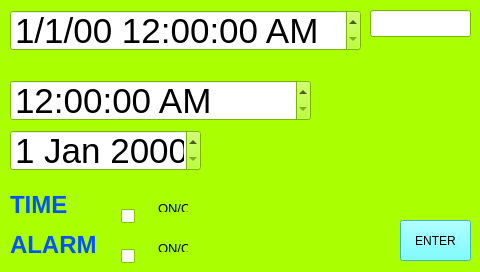
<?xml version="1.0" encoding="UTF-8"?>
<ui version="4.0">
 <class>dataConfigClass</class>
 <widget class="QDialog" name="dataConfigClass">
  <property name="geometry">
   <rect>
    <x>0</x>
    <y>0</y>
    <width>480</width>
    <height>272</height>
   </rect>
  </property>
  <property name="palette">
   <palette>
    <active>
     <colorrole role="WindowText">
      <brush brushstyle="SolidPattern">
       <color alpha="255">
        <red>0</red>
        <green>0</green>
        <blue>0</blue>
       </color>
      </brush>
     </colorrole>
     <colorrole role="Button">
      <brush brushstyle="SolidPattern">
       <color alpha="255">
        <red>170</red>
        <green>255</green>
        <blue>0</blue>
       </color>
      </brush>
     </colorrole>
     <colorrole role="Light">
      <brush brushstyle="SolidPattern">
       <color alpha="255">
        <red>213</red>
        <green>255</green>
        <blue>127</blue>
       </color>
      </brush>
     </colorrole>
     <colorrole role="Midlight">
      <brush brushstyle="SolidPattern">
       <color alpha="255">
        <red>191</red>
        <green>255</green>
        <blue>63</blue>
       </color>
      </brush>
     </colorrole>
     <colorrole role="Dark">
      <brush brushstyle="SolidPattern">
       <color alpha="255">
        <red>85</red>
        <green>127</green>
        <blue>0</blue>
       </color>
      </brush>
     </colorrole>
     <colorrole role="Mid">
      <brush brushstyle="SolidPattern">
       <color alpha="255">
        <red>113</red>
        <green>170</green>
        <blue>0</blue>
       </color>
      </brush>
     </colorrole>
     <colorrole role="Text">
      <brush brushstyle="SolidPattern">
       <color alpha="255">
        <red>0</red>
        <green>0</green>
        <blue>0</blue>
       </color>
      </brush>
     </colorrole>
     <colorrole role="BrightText">
      <brush brushstyle="SolidPattern">
       <color alpha="255">
        <red>255</red>
        <green>255</green>
        <blue>255</blue>
       </color>
      </brush>
     </colorrole>
     <colorrole role="ButtonText">
      <brush brushstyle="SolidPattern">
       <color alpha="255">
        <red>0</red>
        <green>0</green>
        <blue>0</blue>
       </color>
      </brush>
     </colorrole>
     <colorrole role="Base">
      <brush brushstyle="SolidPattern">
       <color alpha="255">
        <red>255</red>
        <green>255</green>
        <blue>255</blue>
       </color>
      </brush>
     </colorrole>
     <colorrole role="Window">
      <brush brushstyle="SolidPattern">
       <color alpha="255">
        <red>170</red>
        <green>255</green>
        <blue>0</blue>
       </color>
      </brush>
     </colorrole>
     <colorrole role="Shadow">
      <brush brushstyle="SolidPattern">
       <color alpha="255">
        <red>0</red>
        <green>0</green>
        <blue>0</blue>
       </color>
      </brush>
     </colorrole>
     <colorrole role="AlternateBase">
      <brush brushstyle="SolidPattern">
       <color alpha="255">
        <red>212</red>
        <green>255</green>
        <blue>127</blue>
       </color>
      </brush>
     </colorrole>
     <colorrole role="ToolTipBase">
      <brush brushstyle="SolidPattern">
       <color alpha="255">
        <red>255</red>
        <green>255</green>
        <blue>220</blue>
       </color>
      </brush>
     </colorrole>
     <colorrole role="ToolTipText">
      <brush brushstyle="SolidPattern">
       <color alpha="255">
        <red>0</red>
        <green>0</green>
        <blue>0</blue>
       </color>
      </brush>
     </colorrole>
    </active>
    <inactive>
     <colorrole role="WindowText">
      <brush brushstyle="SolidPattern">
       <color alpha="255">
        <red>0</red>
        <green>0</green>
        <blue>0</blue>
       </color>
      </brush>
     </colorrole>
     <colorrole role="Button">
      <brush brushstyle="SolidPattern">
       <color alpha="255">
        <red>170</red>
        <green>255</green>
        <blue>0</blue>
       </color>
      </brush>
     </colorrole>
     <colorrole role="Light">
      <brush brushstyle="SolidPattern">
       <color alpha="255">
        <red>213</red>
        <green>255</green>
        <blue>127</blue>
       </color>
      </brush>
     </colorrole>
     <colorrole role="Midlight">
      <brush brushstyle="SolidPattern">
       <color alpha="255">
        <red>191</red>
        <green>255</green>
        <blue>63</blue>
       </color>
      </brush>
     </colorrole>
     <colorrole role="Dark">
      <brush brushstyle="SolidPattern">
       <color alpha="255">
        <red>85</red>
        <green>127</green>
        <blue>0</blue>
       </color>
      </brush>
     </colorrole>
     <colorrole role="Mid">
      <brush brushstyle="SolidPattern">
       <color alpha="255">
        <red>113</red>
        <green>170</green>
        <blue>0</blue>
       </color>
      </brush>
     </colorrole>
     <colorrole role="Text">
      <brush brushstyle="SolidPattern">
       <color alpha="255">
        <red>0</red>
        <green>0</green>
        <blue>0</blue>
       </color>
      </brush>
     </colorrole>
     <colorrole role="BrightText">
      <brush brushstyle="SolidPattern">
       <color alpha="255">
        <red>255</red>
        <green>255</green>
        <blue>255</blue>
       </color>
      </brush>
     </colorrole>
     <colorrole role="ButtonText">
      <brush brushstyle="SolidPattern">
       <color alpha="255">
        <red>0</red>
        <green>0</green>
        <blue>0</blue>
       </color>
      </brush>
     </colorrole>
     <colorrole role="Base">
      <brush brushstyle="SolidPattern">
       <color alpha="255">
        <red>255</red>
        <green>255</green>
        <blue>255</blue>
       </color>
      </brush>
     </colorrole>
     <colorrole role="Window">
      <brush brushstyle="SolidPattern">
       <color alpha="255">
        <red>170</red>
        <green>255</green>
        <blue>0</blue>
       </color>
      </brush>
     </colorrole>
     <colorrole role="Shadow">
      <brush brushstyle="SolidPattern">
       <color alpha="255">
        <red>0</red>
        <green>0</green>
        <blue>0</blue>
       </color>
      </brush>
     </colorrole>
     <colorrole role="AlternateBase">
      <brush brushstyle="SolidPattern">
       <color alpha="255">
        <red>212</red>
        <green>255</green>
        <blue>127</blue>
       </color>
      </brush>
     </colorrole>
     <colorrole role="ToolTipBase">
      <brush brushstyle="SolidPattern">
       <color alpha="255">
        <red>255</red>
        <green>255</green>
        <blue>220</blue>
       </color>
      </brush>
     </colorrole>
     <colorrole role="ToolTipText">
      <brush brushstyle="SolidPattern">
       <color alpha="255">
        <red>0</red>
        <green>0</green>
        <blue>0</blue>
       </color>
      </brush>
     </colorrole>
    </inactive>
    <disabled>
     <colorrole role="WindowText">
      <brush brushstyle="SolidPattern">
       <color alpha="255">
        <red>85</red>
        <green>127</green>
        <blue>0</blue>
       </color>
      </brush>
     </colorrole>
     <colorrole role="Button">
      <brush brushstyle="SolidPattern">
       <color alpha="255">
        <red>170</red>
        <green>255</green>
        <blue>0</blue>
       </color>
      </brush>
     </colorrole>
     <colorrole role="Light">
      <brush brushstyle="SolidPattern">
       <color alpha="255">
        <red>213</red>
        <green>255</green>
        <blue>127</blue>
       </color>
      </brush>
     </colorrole>
     <colorrole role="Midlight">
      <brush brushstyle="SolidPattern">
       <color alpha="255">
        <red>191</red>
        <green>255</green>
        <blue>63</blue>
       </color>
      </brush>
     </colorrole>
     <colorrole role="Dark">
      <brush brushstyle="SolidPattern">
       <color alpha="255">
        <red>85</red>
        <green>127</green>
        <blue>0</blue>
       </color>
      </brush>
     </colorrole>
     <colorrole role="Mid">
      <brush brushstyle="SolidPattern">
       <color alpha="255">
        <red>113</red>
        <green>170</green>
        <blue>0</blue>
       </color>
      </brush>
     </colorrole>
     <colorrole role="Text">
      <brush brushstyle="SolidPattern">
       <color alpha="255">
        <red>85</red>
        <green>127</green>
        <blue>0</blue>
       </color>
      </brush>
     </colorrole>
     <colorrole role="BrightText">
      <brush brushstyle="SolidPattern">
       <color alpha="255">
        <red>255</red>
        <green>255</green>
        <blue>255</blue>
       </color>
      </brush>
     </colorrole>
     <colorrole role="ButtonText">
      <brush brushstyle="SolidPattern">
       <color alpha="255">
        <red>85</red>
        <green>127</green>
        <blue>0</blue>
       </color>
      </brush>
     </colorrole>
     <colorrole role="Base">
      <brush brushstyle="SolidPattern">
       <color alpha="255">
        <red>170</red>
        <green>255</green>
        <blue>0</blue>
       </color>
      </brush>
     </colorrole>
     <colorrole role="Window">
      <brush brushstyle="SolidPattern">
       <color alpha="255">
        <red>170</red>
        <green>255</green>
        <blue>0</blue>
       </color>
      </brush>
     </colorrole>
     <colorrole role="Shadow">
      <brush brushstyle="SolidPattern">
       <color alpha="255">
        <red>0</red>
        <green>0</green>
        <blue>0</blue>
       </color>
      </brush>
     </colorrole>
     <colorrole role="AlternateBase">
      <brush brushstyle="SolidPattern">
       <color alpha="255">
        <red>170</red>
        <green>255</green>
        <blue>0</blue>
       </color>
      </brush>
     </colorrole>
     <colorrole role="ToolTipBase">
      <brush brushstyle="SolidPattern">
       <color alpha="255">
        <red>255</red>
        <green>255</green>
        <blue>220</blue>
       </color>
      </brush>
     </colorrole>
     <colorrole role="ToolTipText">
      <brush brushstyle="SolidPattern">
       <color alpha="255">
        <red>0</red>
        <green>0</green>
        <blue>0</blue>
       </color>
      </brush>
     </colorrole>
    </disabled>
   </palette>
  </property>
  <property name="windowTitle">
   <string>dataConfig</string>
  </property>
  <widget class="QDateTimeEdit" name="datacfClockSpinBox">
   <property name="geometry">
    <rect>
     <x>10</x>
     <y>10</y>
     <width>351</width>
     <height>41</height>
    </rect>
   </property>
   <property name="font">
    <font>
     <pointsize>26</pointsize>
     <italic>false</italic>
    </font>
   </property>
   <property name="focusPolicy">
    <enum>Qt::TabFocus</enum>
   </property>
   <property name="accelerated">
    <bool>false</bool>
   </property>
   <property name="displayFormat">
    <string>M/d/yy h:mm:ss AP</string>
   </property>
  </widget>
  <widget class="QTimeEdit" name="datacfTimeSpinBox">
   <property name="geometry">
    <rect>
     <x>10</x>
     <y>80</y>
     <width>301</width>
     <height>41</height>
    </rect>
   </property>
   <property name="font">
    <font>
     <pointsize>26</pointsize>
     <italic>false</italic>
    </font>
   </property>
   <property name="focusPolicy">
    <enum>Qt::TabFocus</enum>
   </property>
   <property name="accelerated">
    <bool>false</bool>
   </property>
   <property name="displayFormat">
    <string>h:mm:ss AP</string>
   </property>
  </widget>
  <widget class="QDateEdit" name="datacfDateSpinBox">
   <property name="geometry">
    <rect>
     <x>10</x>
     <y>130</y>
     <width>191</width>
     <height>41</height>
    </rect>
   </property>
   <property name="font">
    <font>
     <pointsize>26</pointsize>
     <italic>false</italic>
    </font>
   </property>
   <property name="focusPolicy">
    <enum>Qt::TabFocus</enum>
   </property>
   <property name="accelerated">
    <bool>false</bool>
   </property>
  </widget>
  <widget class="QWidget" name="layoutWidget_2">
   <property name="geometry">
    <rect>
     <x>110</x>
     <y>230</y>
     <width>89</width>
     <height>33</height>
    </rect>
   </property>
   <layout class="QGridLayout" name="gridLayout_2">
    <item row="0" column="0">
     <widget class="QCheckBox" name="dataconfigAlarmCheckBox">
      <property name="minimumSize">
       <size>
        <width>31</width>
        <height>31</height>
       </size>
      </property>
      <property name="font">
       <font>
        <pointsize>12</pointsize>
       </font>
      </property>
      <property name="acceptDrops">
       <bool>false</bool>
      </property>
      <property name="text">
       <string/>
      </property>
     </widget>
    </item>
    <item row="0" column="1">
     <widget class="QLabel" name="dataconfigOnOffAlarmLabel">
      <property name="text">
       <string>&lt;!DOCTYPE HTML PUBLIC &quot;-//W3C//DTD HTML 4.0//EN&quot; &quot;http://www.w3.org/TR/REC-html40/strict.dtd&quot;&gt;
&lt;html&gt;&lt;head&gt;&lt;meta name=&quot;qrichtext&quot; content=&quot;1&quot; /&gt;&lt;style type=&quot;text/css&quot;&gt;
p, li { white-space: pre-wrap; }
&lt;/style&gt;&lt;/head&gt;&lt;body style=&quot; font-family:'MS Shell Dlg 2'; font-size:8.25pt; font-weight:400; font-style:normal;&quot;&gt;
&lt;p style=&quot; margin-top:0px; margin-bottom:0px; margin-left:0px; margin-right:0px; -qt-block-indent:0; text-indent:0px;&quot;&gt;&lt;span style=&quot; font-size:10pt; text-decoration: underline;&quot;&gt;ON/OFF&lt;/span&gt;&lt;/p&gt;&lt;/body&gt;&lt;/html&gt;</string>
      </property>
     </widget>
    </item>
   </layout>
  </widget>
  <widget class="QLabel" name="dataconfigAlarmLabel">
   <property name="geometry">
    <rect>
     <x>10</x>
     <y>230</y>
     <width>91</width>
     <height>31</height>
    </rect>
   </property>
   <property name="lineWidth">
    <number>4</number>
   </property>
   <property name="text">
    <string>&lt;!DOCTYPE HTML PUBLIC &quot;-//W3C//DTD HTML 4.0//EN&quot; &quot;http://www.w3.org/TR/REC-html40/strict.dtd&quot;&gt;
&lt;html&gt;&lt;head&gt;&lt;meta name=&quot;qrichtext&quot; content=&quot;1&quot; /&gt;&lt;style type=&quot;text/css&quot;&gt;
p, li { white-space: pre-wrap; }
&lt;/style&gt;&lt;/head&gt;&lt;body style=&quot; font-family:'Ubuntu'; font-size:11pt; font-weight:400; font-style:normal;&quot;&gt;
&lt;table border=&quot;0&quot; style=&quot;-qt-table-type: root; margin-top:4px; margin-bottom:4px; margin-left:4px; margin-right:4px;&quot;&gt;
&lt;tr&gt;
&lt;td style=&quot;border: none;&quot;&gt;
&lt;p style=&quot; margin-top:0px; margin-bottom:0px; margin-left:0px; margin-right:0px; -qt-block-indent:0; text-indent:0px;&quot;&gt;&lt;span style=&quot; font-size:18pt; font-weight:600; color:#0055ff;&quot;&gt;ALARM&lt;/span&gt;&lt;/p&gt;&lt;/td&gt;&lt;/tr&gt;&lt;/table&gt;&lt;/body&gt;&lt;/html&gt;</string>
   </property>
   <property name="indent">
    <number>-4</number>
   </property>
  </widget>
  <widget class="QWidget" name="layoutWidget_3">
   <property name="geometry">
    <rect>
     <x>110</x>
     <y>190</y>
     <width>89</width>
     <height>33</height>
    </rect>
   </property>
   <layout class="QGridLayout" name="gridLayout_3">
    <item row="0" column="0">
     <widget class="QCheckBox" name="dataconfigTimeCheckBox">
      <property name="minimumSize">
       <size>
        <width>31</width>
        <height>31</height>
       </size>
      </property>
      <property name="font">
       <font>
        <pointsize>12</pointsize>
       </font>
      </property>
      <property name="acceptDrops">
       <bool>false</bool>
      </property>
      <property name="text">
       <string/>
      </property>
     </widget>
    </item>
    <item row="0" column="1">
     <widget class="QLabel" name="dataconfigTimeonoffLabel">
      <property name="text">
       <string>&lt;!DOCTYPE HTML PUBLIC &quot;-//W3C//DTD HTML 4.0//EN&quot; &quot;http://www.w3.org/TR/REC-html40/strict.dtd&quot;&gt;
&lt;html&gt;&lt;head&gt;&lt;meta name=&quot;qrichtext&quot; content=&quot;1&quot; /&gt;&lt;style type=&quot;text/css&quot;&gt;
p, li { white-space: pre-wrap; }
&lt;/style&gt;&lt;/head&gt;&lt;body style=&quot; font-family:'MS Shell Dlg 2'; font-size:8.25pt; font-weight:400; font-style:normal;&quot;&gt;
&lt;p style=&quot; margin-top:0px; margin-bottom:0px; margin-left:0px; margin-right:0px; -qt-block-indent:0; text-indent:0px;&quot;&gt;&lt;span style=&quot; font-size:10pt; text-decoration: underline;&quot;&gt;ON/OFF&lt;/span&gt;&lt;/p&gt;&lt;/body&gt;&lt;/html&gt;</string>
      </property>
     </widget>
    </item>
   </layout>
  </widget>
  <widget class="QLabel" name="dataconfigTimelabel">
   <property name="geometry">
    <rect>
     <x>10</x>
     <y>190</y>
     <width>61</width>
     <height>31</height>
    </rect>
   </property>
   <property name="lineWidth">
    <number>4</number>
   </property>
   <property name="text">
    <string>&lt;!DOCTYPE HTML PUBLIC &quot;-//W3C//DTD HTML 4.0//EN&quot; &quot;http://www.w3.org/TR/REC-html40/strict.dtd&quot;&gt;
&lt;html&gt;&lt;head&gt;&lt;meta name=&quot;qrichtext&quot; content=&quot;1&quot; /&gt;&lt;style type=&quot;text/css&quot;&gt;
p, li { white-space: pre-wrap; }
&lt;/style&gt;&lt;/head&gt;&lt;body style=&quot; font-family:'Ubuntu'; font-size:11pt; font-weight:400; font-style:normal;&quot;&gt;
&lt;table border=&quot;0&quot; style=&quot;-qt-table-type: root; margin-top:4px; margin-bottom:4px; margin-left:4px; margin-right:4px;&quot;&gt;
&lt;tr&gt;
&lt;td style=&quot;border: none;&quot;&gt;
&lt;p style=&quot; margin-top:0px; margin-bottom:0px; margin-left:0px; margin-right:0px; -qt-block-indent:0; text-indent:0px;&quot;&gt;&lt;span style=&quot; font-size:18pt; font-weight:600; color:#0055ff;&quot;&gt;TIME&lt;/span&gt;&lt;/p&gt;&lt;/td&gt;&lt;/tr&gt;&lt;/table&gt;&lt;/body&gt;&lt;/html&gt;</string>
   </property>
   <property name="indent">
    <number>-4</number>
   </property>
  </widget>
  <widget class="QLineEdit" name="busyLineEdit">
   <property name="geometry">
    <rect>
     <x>370</x>
     <y>10</y>
     <width>101</width>
     <height>27</height>
    </rect>
   </property>
   <property name="font">
    <font>
     <weight>75</weight>
     <bold>true</bold>
    </font>
   </property>
  </widget>
  <widget class="QToolButton" name="dlEnterButton">
   <property name="geometry">
    <rect>
     <x>400</x>
     <y>220</y>
     <width>71</width>
     <height>41</height>
    </rect>
   </property>
   <property name="minimumSize">
    <size>
     <width>41</width>
     <height>41</height>
    </size>
   </property>
   <property name="palette">
    <palette>
     <active>
      <colorrole role="WindowText">
       <brush brushstyle="SolidPattern">
        <color alpha="255">
         <red>0</red>
         <green>0</green>
         <blue>0</blue>
        </color>
       </brush>
      </colorrole>
      <colorrole role="Button">
       <brush brushstyle="SolidPattern">
        <color alpha="255">
         <red>85</red>
         <green>255</green>
         <blue>255</blue>
        </color>
       </brush>
      </colorrole>
      <colorrole role="Light">
       <brush brushstyle="SolidPattern">
        <color alpha="255">
         <red>213</red>
         <green>255</green>
         <blue>255</blue>
        </color>
       </brush>
      </colorrole>
      <colorrole role="Midlight">
       <brush brushstyle="SolidPattern">
        <color alpha="255">
         <red>149</red>
         <green>255</green>
         <blue>255</blue>
        </color>
       </brush>
      </colorrole>
      <colorrole role="Dark">
       <brush brushstyle="SolidPattern">
        <color alpha="255">
         <red>42</red>
         <green>127</green>
         <blue>127</blue>
        </color>
       </brush>
      </colorrole>
      <colorrole role="Mid">
       <brush brushstyle="SolidPattern">
        <color alpha="255">
         <red>56</red>
         <green>170</green>
         <blue>170</blue>
        </color>
       </brush>
      </colorrole>
      <colorrole role="Text">
       <brush brushstyle="SolidPattern">
        <color alpha="255">
         <red>255</red>
         <green>255</green>
         <blue>255</blue>
        </color>
       </brush>
      </colorrole>
      <colorrole role="BrightText">
       <brush brushstyle="SolidPattern">
        <color alpha="255">
         <red>255</red>
         <green>255</green>
         <blue>255</blue>
        </color>
       </brush>
      </colorrole>
      <colorrole role="ButtonText">
       <brush brushstyle="SolidPattern">
        <color alpha="255">
         <red>0</red>
         <green>0</green>
         <blue>0</blue>
        </color>
       </brush>
      </colorrole>
      <colorrole role="Base">
       <brush brushstyle="SolidPattern">
        <color alpha="255">
         <red>255</red>
         <green>255</green>
         <blue>255</blue>
        </color>
       </brush>
      </colorrole>
      <colorrole role="Window">
       <brush brushstyle="SolidPattern">
        <color alpha="255">
         <red>85</red>
         <green>255</green>
         <blue>255</blue>
        </color>
       </brush>
      </colorrole>
      <colorrole role="Shadow">
       <brush brushstyle="SolidPattern">
        <color alpha="255">
         <red>0</red>
         <green>0</green>
         <blue>0</blue>
        </color>
       </brush>
      </colorrole>
      <colorrole role="AlternateBase">
       <brush brushstyle="SolidPattern">
        <color alpha="255">
         <red>170</red>
         <green>255</green>
         <blue>255</blue>
        </color>
       </brush>
      </colorrole>
      <colorrole role="ToolTipBase">
       <brush brushstyle="SolidPattern">
        <color alpha="255">
         <red>255</red>
         <green>255</green>
         <blue>220</blue>
        </color>
       </brush>
      </colorrole>
      <colorrole role="ToolTipText">
       <brush brushstyle="SolidPattern">
        <color alpha="255">
         <red>0</red>
         <green>0</green>
         <blue>0</blue>
        </color>
       </brush>
      </colorrole>
     </active>
     <inactive>
      <colorrole role="WindowText">
       <brush brushstyle="SolidPattern">
        <color alpha="255">
         <red>0</red>
         <green>0</green>
         <blue>0</blue>
        </color>
       </brush>
      </colorrole>
      <colorrole role="Button">
       <brush brushstyle="SolidPattern">
        <color alpha="255">
         <red>85</red>
         <green>255</green>
         <blue>255</blue>
        </color>
       </brush>
      </colorrole>
      <colorrole role="Light">
       <brush brushstyle="SolidPattern">
        <color alpha="255">
         <red>213</red>
         <green>255</green>
         <blue>255</blue>
        </color>
       </brush>
      </colorrole>
      <colorrole role="Midlight">
       <brush brushstyle="SolidPattern">
        <color alpha="255">
         <red>149</red>
         <green>255</green>
         <blue>255</blue>
        </color>
       </brush>
      </colorrole>
      <colorrole role="Dark">
       <brush brushstyle="SolidPattern">
        <color alpha="255">
         <red>42</red>
         <green>127</green>
         <blue>127</blue>
        </color>
       </brush>
      </colorrole>
      <colorrole role="Mid">
       <brush brushstyle="SolidPattern">
        <color alpha="255">
         <red>56</red>
         <green>170</green>
         <blue>170</blue>
        </color>
       </brush>
      </colorrole>
      <colorrole role="Text">
       <brush brushstyle="SolidPattern">
        <color alpha="255">
         <red>255</red>
         <green>255</green>
         <blue>255</blue>
        </color>
       </brush>
      </colorrole>
      <colorrole role="BrightText">
       <brush brushstyle="SolidPattern">
        <color alpha="255">
         <red>255</red>
         <green>255</green>
         <blue>255</blue>
        </color>
       </brush>
      </colorrole>
      <colorrole role="ButtonText">
       <brush brushstyle="SolidPattern">
        <color alpha="255">
         <red>0</red>
         <green>0</green>
         <blue>0</blue>
        </color>
       </brush>
      </colorrole>
      <colorrole role="Base">
       <brush brushstyle="SolidPattern">
        <color alpha="255">
         <red>255</red>
         <green>255</green>
         <blue>255</blue>
        </color>
       </brush>
      </colorrole>
      <colorrole role="Window">
       <brush brushstyle="SolidPattern">
        <color alpha="255">
         <red>85</red>
         <green>255</green>
         <blue>255</blue>
        </color>
       </brush>
      </colorrole>
      <colorrole role="Shadow">
       <brush brushstyle="SolidPattern">
        <color alpha="255">
         <red>0</red>
         <green>0</green>
         <blue>0</blue>
        </color>
       </brush>
      </colorrole>
      <colorrole role="AlternateBase">
       <brush brushstyle="SolidPattern">
        <color alpha="255">
         <red>170</red>
         <green>255</green>
         <blue>255</blue>
        </color>
       </brush>
      </colorrole>
      <colorrole role="ToolTipBase">
       <brush brushstyle="SolidPattern">
        <color alpha="255">
         <red>255</red>
         <green>255</green>
         <blue>220</blue>
        </color>
       </brush>
      </colorrole>
      <colorrole role="ToolTipText">
       <brush brushstyle="SolidPattern">
        <color alpha="255">
         <red>0</red>
         <green>0</green>
         <blue>0</blue>
        </color>
       </brush>
      </colorrole>
     </inactive>
     <disabled>
      <colorrole role="WindowText">
       <brush brushstyle="SolidPattern">
        <color alpha="255">
         <red>42</red>
         <green>127</green>
         <blue>127</blue>
        </color>
       </brush>
      </colorrole>
      <colorrole role="Button">
       <brush brushstyle="SolidPattern">
        <color alpha="255">
         <red>85</red>
         <green>255</green>
         <blue>255</blue>
        </color>
       </brush>
      </colorrole>
      <colorrole role="Light">
       <brush brushstyle="SolidPattern">
        <color alpha="255">
         <red>213</red>
         <green>255</green>
         <blue>255</blue>
        </color>
       </brush>
      </colorrole>
      <colorrole role="Midlight">
       <brush brushstyle="SolidPattern">
        <color alpha="255">
         <red>149</red>
         <green>255</green>
         <blue>255</blue>
        </color>
       </brush>
      </colorrole>
      <colorrole role="Dark">
       <brush brushstyle="SolidPattern">
        <color alpha="255">
         <red>42</red>
         <green>127</green>
         <blue>127</blue>
        </color>
       </brush>
      </colorrole>
      <colorrole role="Mid">
       <brush brushstyle="SolidPattern">
        <color alpha="255">
         <red>56</red>
         <green>170</green>
         <blue>170</blue>
        </color>
       </brush>
      </colorrole>
      <colorrole role="Text">
       <brush brushstyle="SolidPattern">
        <color alpha="255">
         <red>42</red>
         <green>127</green>
         <blue>127</blue>
        </color>
       </brush>
      </colorrole>
      <colorrole role="BrightText">
       <brush brushstyle="SolidPattern">
        <color alpha="255">
         <red>255</red>
         <green>255</green>
         <blue>255</blue>
        </color>
       </brush>
      </colorrole>
      <colorrole role="ButtonText">
       <brush brushstyle="SolidPattern">
        <color alpha="255">
         <red>42</red>
         <green>127</green>
         <blue>127</blue>
        </color>
       </brush>
      </colorrole>
      <colorrole role="Base">
       <brush brushstyle="SolidPattern">
        <color alpha="255">
         <red>85</red>
         <green>255</green>
         <blue>255</blue>
        </color>
       </brush>
      </colorrole>
      <colorrole role="Window">
       <brush brushstyle="SolidPattern">
        <color alpha="255">
         <red>85</red>
         <green>255</green>
         <blue>255</blue>
        </color>
       </brush>
      </colorrole>
      <colorrole role="Shadow">
       <brush brushstyle="SolidPattern">
        <color alpha="255">
         <red>0</red>
         <green>0</green>
         <blue>0</blue>
        </color>
       </brush>
      </colorrole>
      <colorrole role="AlternateBase">
       <brush brushstyle="SolidPattern">
        <color alpha="255">
         <red>85</red>
         <green>255</green>
         <blue>255</blue>
        </color>
       </brush>
      </colorrole>
      <colorrole role="ToolTipBase">
       <brush brushstyle="SolidPattern">
        <color alpha="255">
         <red>255</red>
         <green>255</green>
         <blue>220</blue>
        </color>
       </brush>
      </colorrole>
      <colorrole role="ToolTipText">
       <brush brushstyle="SolidPattern">
        <color alpha="255">
         <red>0</red>
         <green>0</green>
         <blue>0</blue>
        </color>
       </brush>
      </colorrole>
     </disabled>
    </palette>
   </property>
   <property name="focusPolicy">
    <enum>Qt::NoFocus</enum>
   </property>
   <property name="text">
    <string>ENTER</string>
   </property>
  </widget>
 </widget>
 <layoutdefault spacing="6" margin="11"/>
 <resources/>
 <connections>
  <connection>
   <sender>dlEnterButton</sender>
   <signal>released()</signal>
   <receiver>dataConfigClass</receiver>
   <slot>close()</slot>
   <hints>
    <hint type="sourcelabel">
     <x>406</x>
     <y>234</y>
    </hint>
    <hint type="destinationlabel">
     <x>385</x>
     <y>227</y>
    </hint>
   </hints>
  </connection>
 </connections>
</ui>
